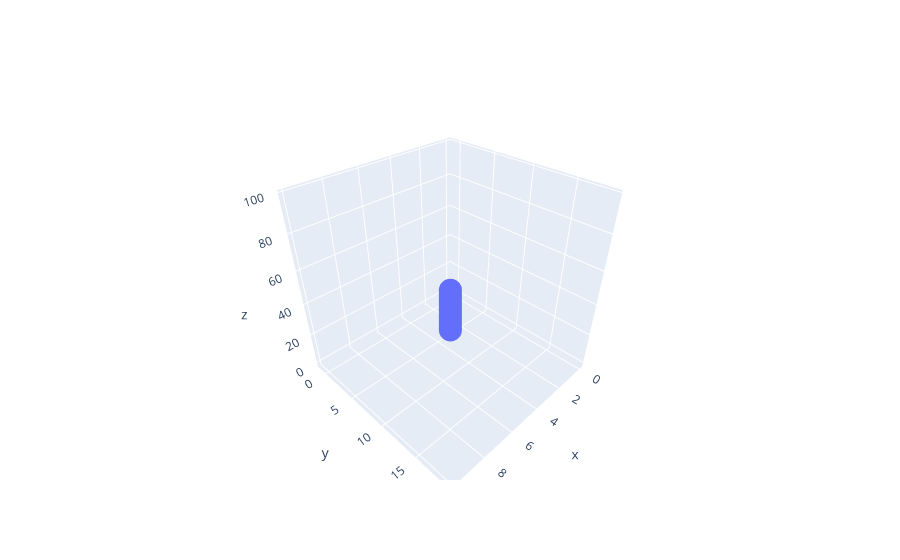
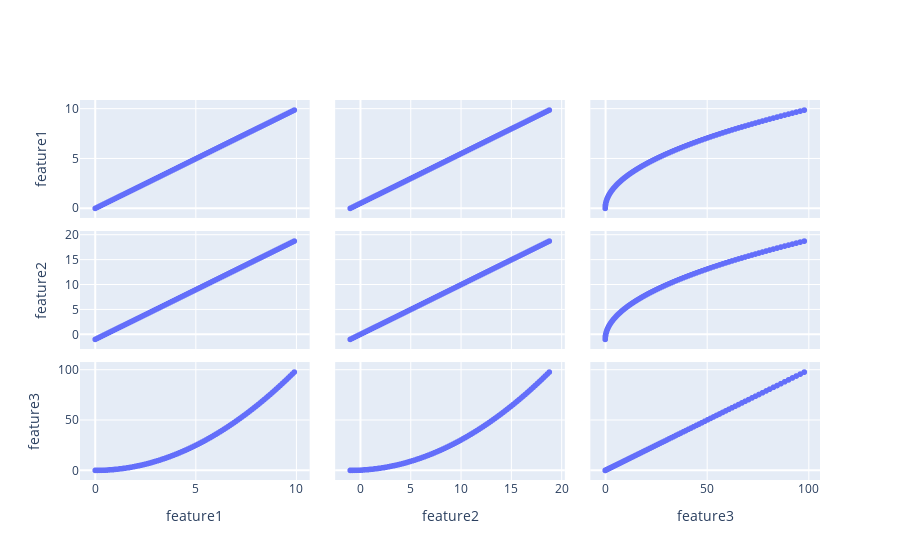

The notebook cell saved with these charts, in order:
### Markdown cell above
# Приклад 4
Задамо 2 і 3 ознаки через 1, після чого так само забудемо про це, але цього разу залежність ознаки 3 від 1 буде не лінійною, а квадратичною.

Легко здогадатися, що дива не станеться, PCA не може повною мірою компенсувати таку залежність, так як матричні операції еквівалентні комбінації 2 простих:

Поворот осей на деякий кут

Перенесення початку координат до якоїсь точки

### Code cell
Data = pd.DataFrame()
Data['feature1'] = x
Data['feature2'] = 2*x-1
Data['feature3'] = x**2
display(Data)

fig = go.Figure()
fig.add_trace(go.Scatter3d(x=Data['feature1'], y=Data['feature2'], z=Data['feature3'], mode='markers'))
fig.show()

fig = go.Figure()
fig.add_trace(go.Splom(dimensions=[
    dict(label='feature1', values=Data['feature1']),
    dict(label='feature2', values=Data['feature2']),
    dict(label='feature3', values=Data['feature3'])
],))
fig.show()
